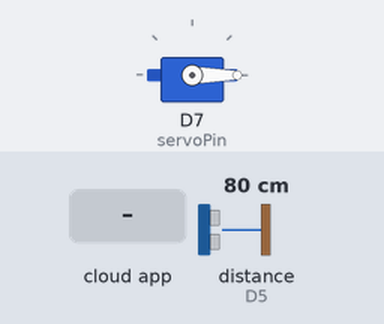
Bench run of a sketch on a simulated ESP8266 (Wemos D1 mini). Shown: servo. Wiring (inferred from the names in the program): ultrasonic range finder: trigger D6; echo D5. The inputs (shaded band) are chosen by the test bench; at power-on: distance to the obstacle (sensor on D5) 80 cm. The echo pulse lasts 58.3 µs per cm; WiFi joins after 1.5 s; servers stay silent unless stated; the local clock reads 2024-03-15 10:24:30 at power-on unless the sketch sets it; the Firebase database answers and starts empty; what the sketch prints to the serial monitor is not drawn.

Above: at 3.7 s.
3.8 s: the phone or cloud app sets buttonPress to 1
At 5.3 s:
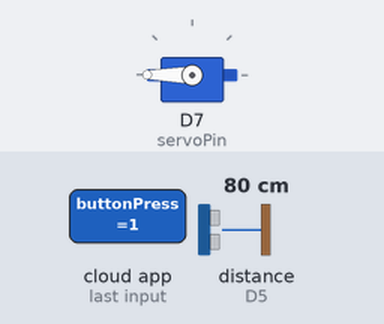
Timing chart, 0 to 8.0 s (numbered marks = the images above; inputs shaded):
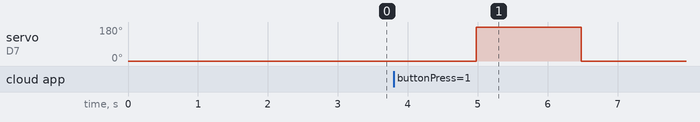

The sketch:

wemoscatfeed.ino
```cpp
#include <Servo.h>
#include <ESP8266WiFi.h>
#include <FirebaseArduino.h>
#include <time.h>


#define FIREBASE_HOST "catfeeder-665fb.firebaseio.com"
#define FIREBASE_AUTH "DXhERx9kT6MK9cTXwnhOd5MgXQGbF5qGwmCi1XKp"
#define WIFI_SSID "cowards"
#define WIFI_PASSWORD "eyesonme"

Servo myservo;
const int trigPin = D6;
const int echoPin = D5;
const int servoPin = D7;
long distance;
long duration;
String statusNow;
boolean statusMorning = false;
boolean statusNoon = false;
boolean statusNight = false;
boolean notEat = true;
boolean isButtonPressed = false;
int minute, hour, second;
int day, prevday;


int timezone = 8 * 3600;
int dst = 0;

void setup() {
  Serial.begin(9600);
  myservo.attach(servoPin);
  myservo.write(0);
  delay(1000);
  myservo.detach();
  pinMode(echoPin, INPUT);
  pinMode(trigPin, OUTPUT);

  WiFi.begin(WIFI_SSID, WIFI_PASSWORD);
  Serial.print("connecting");
  while (WiFi.status() != WL_CONNECTED) {
    Serial.print(".");
    delay(500);
  }
  Serial.println();
  Serial.print("connected: ");
  Serial.println(WiFi.localIP());

  Firebase.begin(FIREBASE_HOST, FIREBASE_AUTH);
  configTime(timezone, dst, "pool.ntp.org","time.nist.gov");
  Serial.println("\nWaiting for Internet time");

  while(!time(nullptr)){
     Serial.print("*");
     delay(1000);
  }
  Serial.println("\nTime response....OK");
}

void rotateCan() {
  myservo.attach(servoPin);
  myservo.write(180);
  delay(1500);
  myservo.write(0);
  delay(1500);
  myservo.detach();
  digitalWrite(trigPin, LOW);
  digitalWrite(trigPin, HIGH);
  digitalWrite(trigPin, LOW);
  duration = pulseIn(echoPin, HIGH);
  distance = duration / 58.2;
}

void loop() {
  time_t now = time(nullptr);
  struct tm* p_tm = localtime(&now);
  hour = p_tm->tm_hour;
  minute = p_tm->tm_min;
  second = p_tm->tm_sec;
  prevday=day;
  day = p_tm->tm_mday;
  statusMorning= Firebase.getBool("/Status/statusMorning");
  statusNoon = Firebase.getBool("/Status/statusNoon");
  statusNight = Firebase.getBool("/Status/statusNight");
  if (day!=prevday){
    String statusLogs = ""+day;
    if (statusMorning){
      statusLogs = statusLogs+" pagi,";
    }
    if (statusNoon){
      statusLogs = statusLogs+" siang, ";
    }
    if (statusNight){
      statusLogs = statusLogs+" malam.";
    }
    String name = Firebase.pushString("logs", statusLogs);
    statusNow= "null";
    statusMorning = false;
    statusNight = false;
    statusNoon = false;
    Firebase.setBool("/Status/statusMorning", false);
    Firebase.setBool("/Status/statusNoon", false);
    Firebase.setBool("/Status/statusNight", false);
  }

  if (hour<12 && hour>=7){
    statusNow = "morning";
  }
  else if (hour<18 && hour>=13){
    statusNow = "noon";
  }
  else if (hour<23 && hour>=19){
    statusNow = "night";
  }
  digitalWrite(trigPin, LOW);
  digitalWrite(trigPin, HIGH);
  digitalWrite(trigPin, LOW);
  duration = pulseIn(echoPin, HIGH);
    distance = duration / 58.2;

  Serial.println(statusNow+", time in hour:"+hour+" distance: "+distance+"cm");
  if (WiFi.status() == WL_CONNECTED){
    isButtonPressed = Firebase.getBool("buttonPress");
  }

  if (isButtonPressed){
     Firebase.setBool("buttonPress", false);
     isButtonPressed = false;
     Serial.println("Feeed it!");
     rotateCan();
     notEat = false;
  }

  if (statusNow.equals("morning")){
    if (statusMorning==false && distance <=30){
      Firebase.setBool("/Status/statusMorning", true);
      rotateCan();
      statusMorning = true;
    }
  }
  else if (statusNow.equals("noon")){
    if (statusNoon == false && distance<=30){
      Firebase.setBool("/Status/statusNoon", true);
      rotateCan();
      statusNoon= true;
    }
  }
  else if (statusNow.equals("night")){
    if (statusNight == false && distance<=30){
      Firebase.setBool("/Status/statusNight", true);
      rotateCan();
      statusNight= true;
    }
  }

  delay(500);

}
```

Measured:
- after the input at 3.8 s, servo on D7 (servoPin): 0° → 180° after 1.2 s, → 0° 1.5 s later
